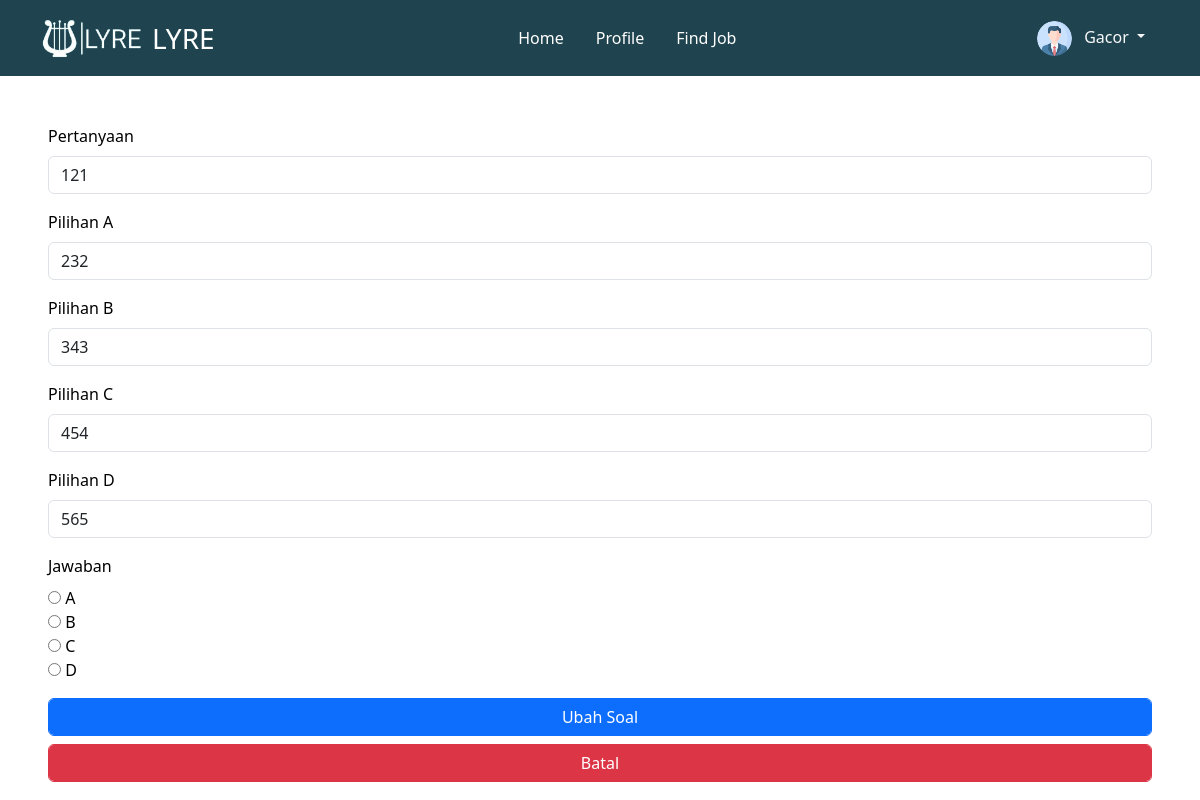
The app's page /soal_ubah.php?id_pertanyaan=7 (signed in) with its own data.
### tables this page shows
CREATE TABLE `soal` (
  `id_soal` int(11) NOT NULL,
  `id_lowongan` int(11) DEFAULT NULL,
  `pertanyaan` varchar(255) DEFAULT NULL,
  `pilihan_a` varchar(45) DEFAULT NULL,
  `pilihan_b` varchar(45) DEFAULT NULL,
  `pilihan_c` varchar(45) DEFAULT NULL,
  `pilihan_d` varchar(45) DEFAULT NULL,
  `jawaban` varchar(1) DEFAULT NULL
);

### soal_ubah.php (the view, shortened to what this page needs)
<?php
include 'navbar.php';
$id_soal = $_GET['id_pertanyaan'];
$sql = $koneksiPdo->prepare("SELECT * FROM soal WHERE id_soal='$id_soal'");
$sql ->execute();
$data = $sql->fetch();
$id_lowongan = $data['id_lowongan'];
?>
<!DOCTYPE html>
<html lang="en">
<head>
</head>
<body>
    <form method="post">
    <div class="mt-5 px-5">
    <div class="mb-3">
        <label for="name" class="form-label">Pertanyaan</label>
        <input type="text" class="form-control" name="pertanyaan" value="<?php echo $data['pertanyaan']; ?>" placeholder="Enter your full name" required>
    </div>
    <div class="mb-3">
        <label for="pilihan_a" class="form-label">Pilihan A</label>
        <input type="text" class="form-control" name="pilihan_a" value="<?php echo $data['pilihan_a']; ?>" placeholder="Enter your email" required>
    </div>
    <div class="mb-3">
        <label for="pilihan_b" class="form-label">Pilihan B</label>
        <input type="text" class="form-control" name="pilihan_b" value="<?php echo $data['pilihan_b']; ?>" placeholder="Enter your password" required>
    </div>
    <div class="mb-3">
        <label for="pilihan_c" class="form-label">Pilihan C</label>
        <input type="text" class="form-control" name="pilihan_c" value="<?php echo $data['pilihan_c']; ?>" placeholder="Confirm your password" required>
    </div>
    <div class="mb-3">
        <label for="pilihan_d" class="form-label">Pilihan D</label>
        <input type="text" class="form-control" name="pilihan_d" value="<?php echo $data['pilihan_d']; ?>" placeholder="Confirm your password" required>
    </div>
    <div class="mb-3" style="color: black;">
        <label for="jawaban" class="form-label">Jawaban</label> <br>
        <input type="radio" name="jawaban" value="A"> A <br>
        <input type="radio" name="jawaban" value="B"> B <br>
        <input type="radio" name="jawaban" value="C"> C <br>
        <input type="radio" name="jawaban" value="D"> D
    </div>
    <div class="mb-3">
        <button name="ubah" type="submit" class="form-control btn btn-primary">Ubah Soal</button>
        <a href="detail_lowongan.php?id_lowongan=<?php echo $id_lowongan ?>"><button name="ubah" type="button" class="form-control btn btn-danger mt-2">Batal</button>
    </div>
    </div>
</form>
</body>
</html>

### soal_ubah.php (style rules this page uses)
label, input { color: black; }

### records on screen
soal: pertanyaan "121", pilihan_a "232", pilihan_b "343", pilihan_c "454", pilihan_d "565"

### other values on screen
$_SESSION['user']['nama'] "Gacor"
